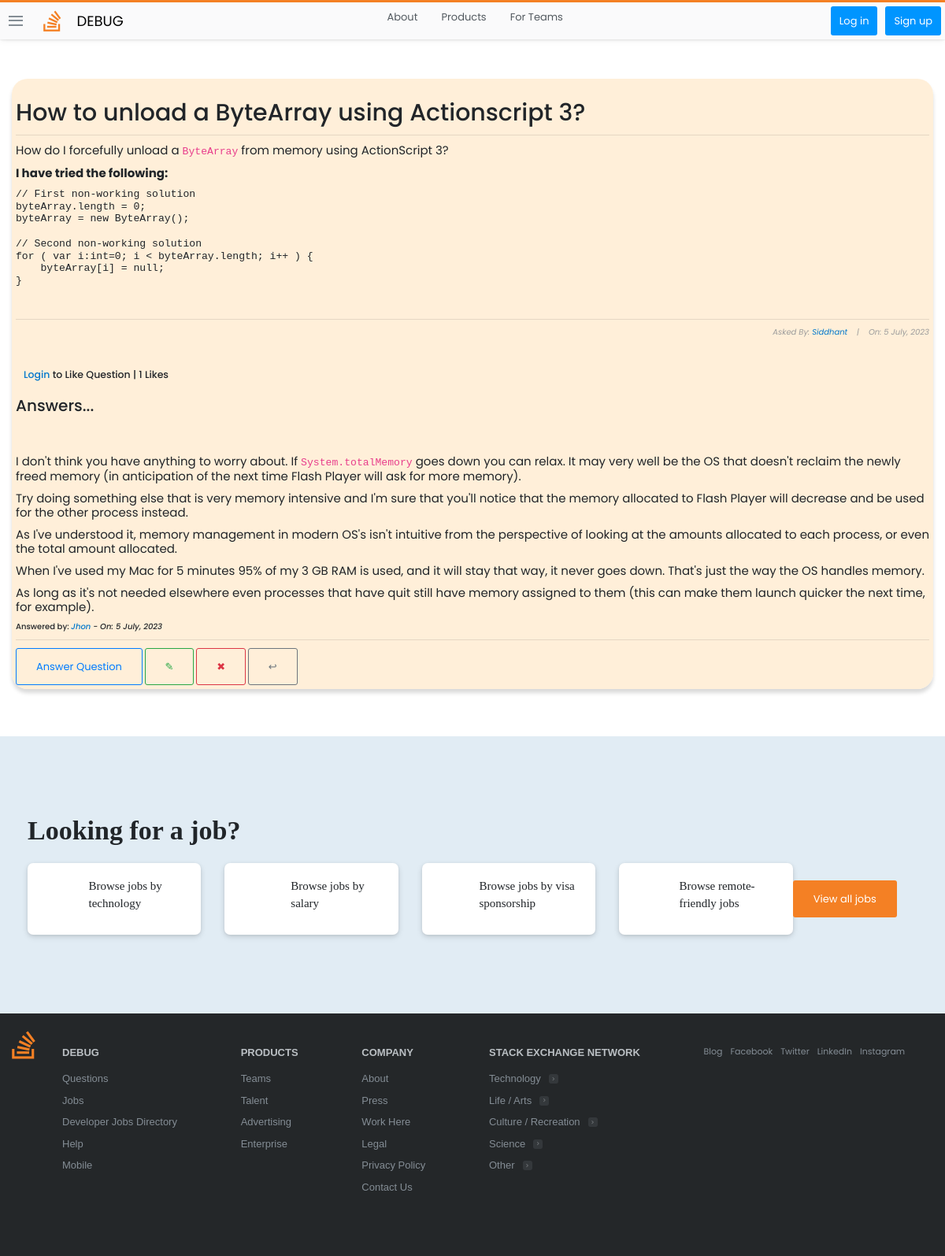
The page /questions/7/ on the database its author committed.
### stackbase/models.py (models this page shows, shortened)
class Question(models.Model):
    user = models.ForeignKey(User,on_delete=models.CASCADE)
    title = models.CharField(max_length=10000)
    content = RichTextField()
    likes = models.ManyToManyField(User,related_name='question_post')
    dislikes = models.ManyToManyField(User,related_name='question_post_dislike')
    date_created = models.DateTimeField(default = timezone.now)
    def total_likes(self):
        return self.likes.count()

class Comment(models.Model):
    question = models.ForeignKey(Question, related_name="comment", on_delete = models.CASCADE)
    name = models.CharField(max_length=1000)
    content = RichTextField()
    date_created = models.DateTimeField(default = timezone.now)

### stackbase/views.py (the view)
# urls.py: path('questions/<int:pk>/',views.QuestionDetailView.as_view(),name="question-detail"),
class QuestionDetailView(DetailView):
    model = Question
    def get_context_data(self, *args, **kwargs):
        context = super(QuestionDetailView,self).get_context_data()
        something = get_object_or_404(Question,id=self.kwargs['pk'])
        total_likes = something.total_likes()
        liked = False
        if something.dislikes.filter(id=self.request.user.id).exists():
            liked = True
        context['total_likes'] = total_likes
        context['liked'] = liked
        return context

### stackbase/templates/stackbase/question_detail.html (shortened to what this page needs)
{% extends 'base.html' %}
{% block content %}
<!DOCTYPE html>
<html lang="en">
<head>
</head>
<body>
    <div class="container">
        <div class="list-question">
            <div class="questions">
                <div class="container" style="background-color: rgba(255, 235, 209, 0.808); padding: 5px; box-shadow: rgba(0, 0, 0, 0.15) 0px 5px 5px 0px; border-radius: 20px;" >
                    <h3 id="fh3">{{question.title}}</h3>
                    <hr>
                    <h6 id="fh6">{{ question.content|safe }}</h6>
                    <hr>
                    <h6 id="fh6" style="font-size: 10px; font-style: italic; color: rgb(155, 155, 155); text-align: right;">Asked By: <a href="{% url 'profile' %}">{{ object.user|title }}</a>&nbsp;&nbsp;&nbsp; |&nbsp;&nbsp;&nbsp; On: {{ object.date_created|date:"j F, Y" }}</h6>
                    <br>
                        <form action="{% url 'stackbase:like_post' object.pk %}" method="POST">
                            {% if user.is_authenticated %}
                            {% if liked %}
                                    <div style="display: flex; align-items: center; margin-left: 10px;">
                                        <button type="submit" name="question_id" value="{{ question.id }}" style="border: none; border-radius: 60px;"><img src="https://image.similarpng.com/very-thumbnail/2020/06/Dislike-icon-transparent-PNG.png" alt="" style="width: 40px;"></button> <h5 style="margin-left: 10px; cursor: pointer;"> |  {{ total_dislikes }} Dislikes</h5>
                                    </div>
                                    {% else %}
                                    <div style="display: flex; align-items: center; margin-left: 10px;">
                                        <button type="submit" name="question_id" value="{{ question.id }}" style="border: none; border-radius: 30px;"><img src="https://i.pinimg.com/originals/39/44/6c/39446caa52f53369b92bc97253d2b2f1.png" alt="" style="width: 40px;"></button> <h5 style="margin-left: 10px; cursor: pointer;"> |  {{ total_likes }} Likes</h5>
                                    </div>
                                    {% endif %}
                            {% else %}
                                <h5 style="margin-left: 10px; cursor: pointer;"><a href="{% url 'login' %}">Login</a> to Like Question |  {{ total_likes }} Likes</h5>
                            {% endif %}
                        </form>
                    <br>
                    <h2>Answers...</h2> <br><br><br>
                    {% if not question.comment.all %}
                        <h3>No Answers yet... <a href="{% url 'stackbase:question-comment' question.id %}">Answer Question</a> </h3>
                    {% else %}
                        {% for comment in question.comment.all %}
                            <h3 style="font-weight: normal; font-size: 15px;">{{comment.content|safe}}</h3>
                            <h3 style="font-size: 10px;">Answered by: <i><a href="">{{comment.name}}</a> - On: {{comment.date_created|date:"j F, Y"}}</i></h3>
                            <hr>
                        {% endfor %}
                    {% endif %}
                    <a class="btn btn-outline-primary" id="fa" href="{% url 'stackbase:question-comment' question.id %}" style="text-decoration: none;">Answer Question</a>
                    <a style="text-decoration: none; " class="btn btn-outline-success" href="{% url 'stackbase:question-update' question.id  %}">&#x270E;</a>
                    <a style="text-decoration: none; " class="btn btn-outline-danger" href="{% url 'stackbase:question-delete' question.id  %}">&#x2716;</a>
                    <a style="text-decoration: none; " class="btn btn-outline-secondary" href="{% url 'stackbase:question-list' %}">&#x21a9;</a>
                </div> <br><br>
                </div> <br>
            </div>
        </div>
        <br>
</body>
</html>
{% endblock content %}

### static/main.css (style rules this page uses)
:root { --white: #fff; --black: #0c0d0e; --orange: #f48024; --yellow: #fbf2d4; --green: #5eba7d; --blue: #0077cc; --powder: #e1ecf4; --red: #d1383d; --black-025: #fafafb; --black-050: #eff0f1; --black-075: #e4e6e8; --black-100: #d6d9dc; --black-150: #c8ccd0; --black-200: #bbc0c4; --black-300: #9fa6ad; --black-350: #9199a1; --black-400: #848d95; --black-500: #6a737c; --black-600: #535a60; --black-700: #3c4146; --black-750: #2f3337; --black-800: #242729; --black-900: #0c0d0e; --orange-050: #fff7f2; --orange-100: #fee3cf; --orange-200: #fcd0ad; --orange-300: #f7aa6d; --orange-400: #f48024; --orange-500: #f2720c; --orange-600: #da670b; --orange-700: #bd5c00; --orange-800: #a35200; --orange-900: #874600; --blue-050: #f2f9ff; --blue-100: #cfeafe; --blue-200: #addafc; --blue-300: #6cbbf7; --blue-400: #379fef; --blue-500: #0095ff; --blue-600: #0077cc; --blue-700: #0064bd; --blue-800: #0054a3; --blue-900: #004487; --powder-050: #f4f8fb; --powder-100: #e1ecf4; --powder-200: #d1e5f1; --powder-300: #b3d3ea; --powder-400: #a0c7e4; --powder-500: #7aa7c7; --powder-600: #5b8db1; --powder-700: #39739d; --powder-800: #2c5777; --powder-900: #1e3c52; --green-025: #eef8f1; --green-050: #dcf0e2; --green-100: #cae8d4; --green-200: #a6d9b7; --green-300: #82ca9a; --green-400: #5eba7d; --green-500: #48a868; --green-600: #3d8f58; --green-700: #2f6f44; --green-800: #29603b; --green-900: #1e472c; --yellow-050: #fdf7e3; --yellow-100: #fbf2d4; --yellow-200: #f1e5bc; --yellow-300: #e6d178; --yellow-400: #e9c63f; --yellow-500: #ddb624; --yellow-600: #cea51b; --yellow-700: #b89516; --yellow-800: #9f8010; --yellow-900: #826a0b; --red-050: #fdf3f4; --red-100: #f9d3d7; --red-200: #f4b4bb; --red-300: #e87c87; --red-400: #de535e; --red-500: #d1383d; --red-600: #c02d2e; --red-700: #ac2726; --red-800: #942121; --red-900: #7a1819; --gold: #ffcc01; --gold-lighter: #fff4d1; --gold-darker: #f1b600; --silver: #b4b8bc; --silver-lighter: #e8e8e8; --silver-darker: #9a9c9f; --bronze: #caa789; --bronze-lighter: #f2e9e1; --bronze-darker: #ab825f; --fc-dark: #0c0d0e; --fc-medium: #3c4146; --fc-light: #6a737c; --focus-ring: rgba(0,149,255,0.15); --focus-ring-success: rgba(166,217,183,0.4); --focus-ring-warning: rgba(233,198,63,0.4); --focus-ring-error: rgba(192,45,46,0.15); --focus-ring-muted: rgba(36,39,41,0.1); --bs-sm: 0 1px 2px rgba(0,0,0,0.05),0 1px 4px rgba(0,0,0,0.05),0 2px 8px rgba(0,0,0,0.05); --bs-md: 0 1px 3px rgba(0,0,0,0.06),0 2px 6px rgba(0,0,0,0.06),0 3px 8px rgba(0,0,0,0.09); --bs-lg: 0 1px 4px rgba(0,0,0,0.09),0 3px 8px rgba(0,0,0,0.09),0 4px 13px rgba(0,0,0,0.13); --scrollbar: rgba(0,0,0,0.2); --highlight-bg: #f6f6f6; --highlight-color: #2f3337; --highlight-comment: #656e77; --highlight-punctuation: var(--black-600); --highlight-namespace: #b75501; --highlight-attribute: #015692; --highlight-literal: #b75501; --highlight-symbol: #803378; --highlight-keyword: #015692; --highlight-variable: #54790d; --highlight-addition: #2f6f44; --highlight-deletion: #c02d2e; --dark-blue:#2b2d6e; --magnolia:#f7f6f9; }
*, *::before, *::after { margin: 0; padding: 0; box-sizing: border-box; }
html { font-family: Arial, "Helvetica Neue", Helvetica, sans-serif; font-size: 10px; color: var(--black-800); }
.container { width: 100%; max-width: 126.4rem; margin: 0 auto; padding: 0 1.5rem; }
a { text-decoration: none; color: var(--blue-600); cursor: pointer; }
.btn { text-align: center; font-size: 1.3rem; border-radius: 3px; transition: all 0.5s; padding: 1.3rem 2.5rem; }

### stackbase/templates/stackbase/question_detail.html (style rules this page uses)
body { margin-top: 100px; font-family: 'Poppins', sans-serif; }
#fh3 { text-align: center; font-size: 30px; padding-top: 20px; text-align: left; }
#fh6 { text-align: left; font-size: 15px; padding-bottom: 20px; font-weight: normal; }

### rows shown on the page
Question: title "How to unload a ByteArray using Actionscript 3?", content "How do I forcefully unload a ByteArray from memory using ActionScript 3? I have tried the following: // First non-working solution byteArray.length = 0; byteArray = new ByteArray(); // Second non-working solution for ( var i:int=0; i < byteArray.length; i++ ) { byteArray[i] = null; }", user "Siddhant", date_created "5 July, 2023"
Comment: content "I don't think you have anything to worry about. If System.totalMemory goes down you can relax. It may very well be the OS that doesn't reclaim the newly freed memory (in anticipation of the next time Flash Player will ask for more memory). Try doing something else that is very memory intensive and I'm sure that you'll notice that the memory allocated to Flash Player will decrease and be used for the other process instead. As I've understood it, memory management in modern OS's isn't intuitive from the perspective of looking at the amounts allocated to each process, or even the total amount allocated. When I've used my Mac for 5 minutes 95% of my 3 GB RAM is used, and it will stay that way,…", name "Jhon", date_created "5 July, 2023"

### other values the page prints
{{ total_likes }} "1"
